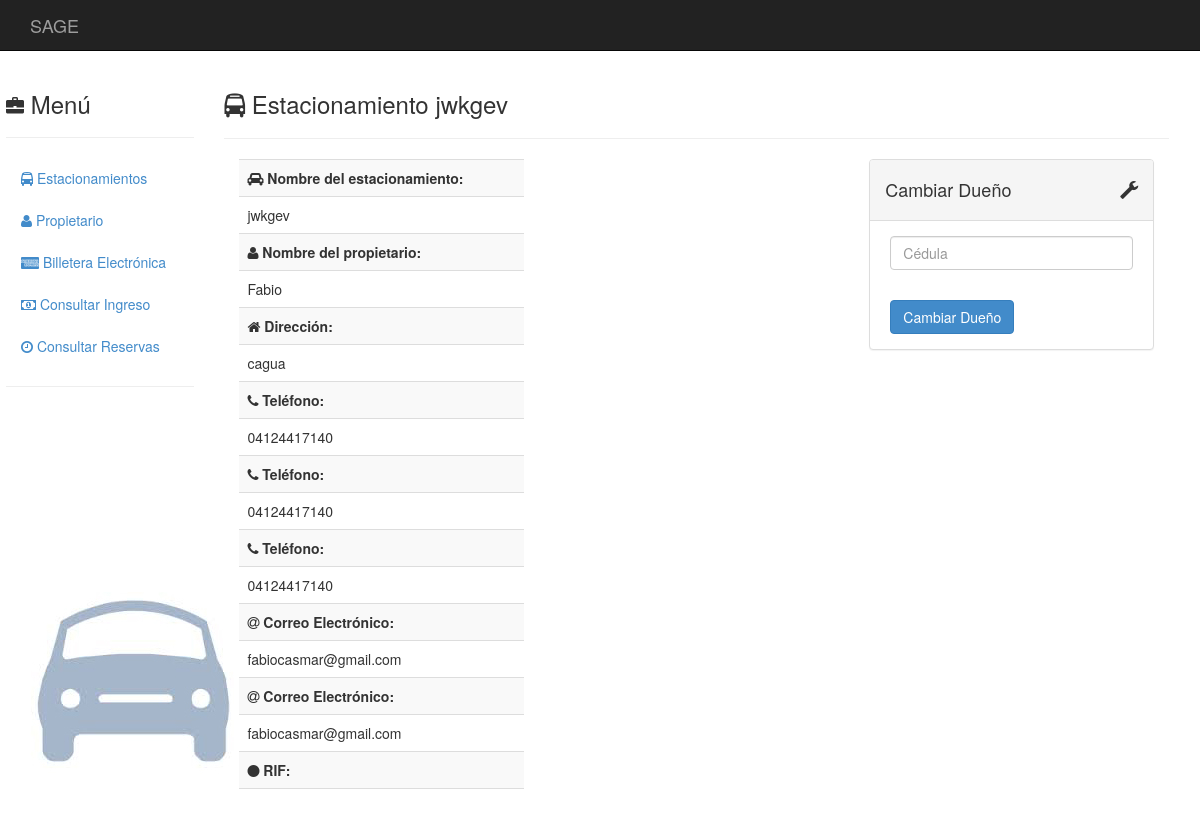
The page /estacionamientos/1/editar_dueno on the database as committed earlier.
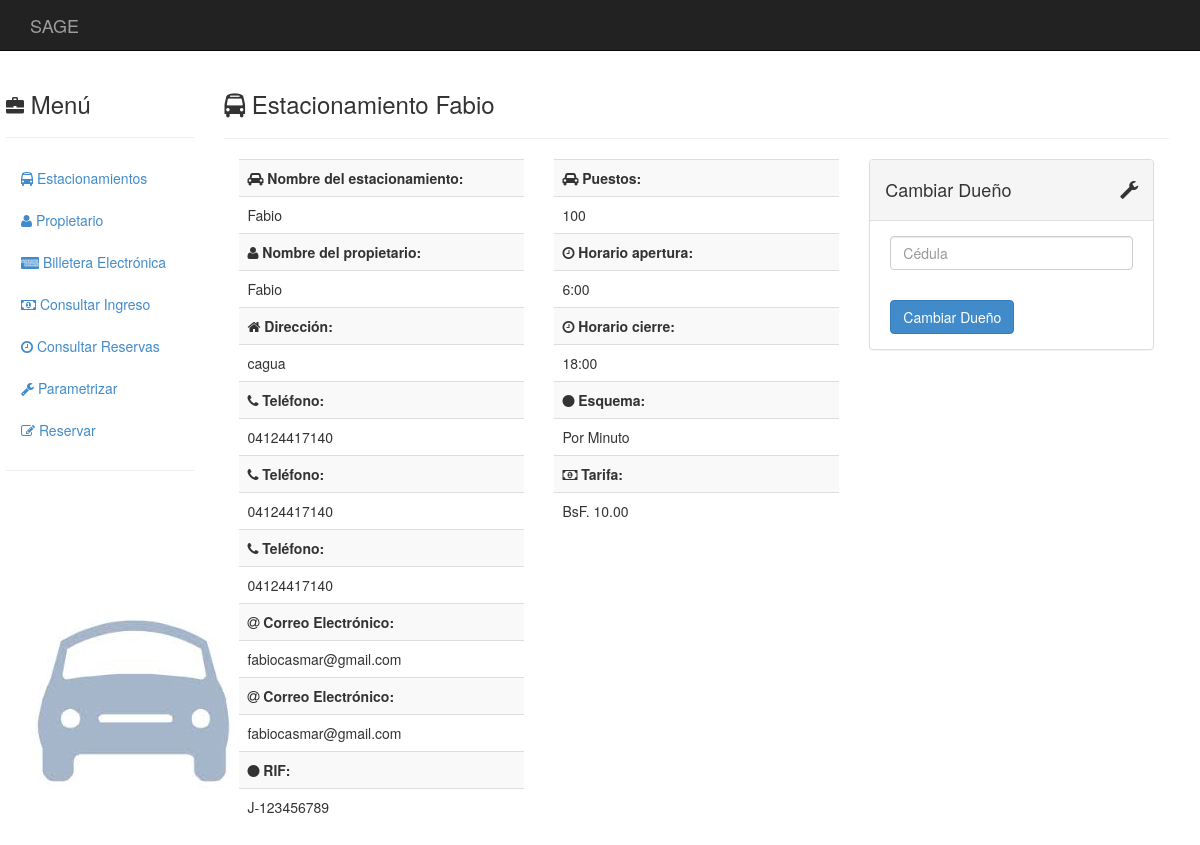
The same page on the database as committed later.
### estacionamientos/models.py (models this page shows, shortened)
class Estacionamiento(models.Model):
	propietario = models.ForeignKey(Propietario)
	nombre      = models.CharField(max_length = 50)
	direccion   = models.TextField(max_length = 120)
	telefono1   = models.CharField(blank = True, null = True, max_length = 30)
	telefono2   = models.CharField(blank = True, null = True, max_length = 30)
	telefono3   = models.CharField(blank = True, null = True, max_length = 30)
	email1      = models.EmailField(blank = True, null = True)
	email2      = models.EmailField(blank = True, null = True)
	rif         = models.CharField(max_length = 12)
	content_type = models.ForeignKey(ContentType, null = True)
	object_id    = models.PositiveIntegerField(null = True)
	tarifa       = GenericForeignKey()
	apertura     = models.TimeField(blank = True, null = True)
	cierre       = models.TimeField(blank = True, null = True)
	capacidad    = models.IntegerField(blank = True, null = True)

class Propietario(models.Model):
	nombre       = models.CharField(max_length = 50, null = False)
	apellido     = models.CharField(max_length = 50, blank = True, null = True)
	cedula       = models.CharField(max_length = 10, null = False)
	telefono     = models.CharField(blank = True, null = True, max_length = 30)
	email        = models.EmailField(blank = True, null = True)

class EsquemaTarifario(models.Model):
	tarifa         = models.DecimalField(max_digits=20, decimal_places=2)
	tarifa2        = models.DecimalField(blank = True, null = True, max_digits=10, decimal_places=2)
	inicioEspecial = models.TimeField(blank = True, null = True)
	finEspecial    = models.TimeField(blank = True, null = True)
	class Meta:
		abstract = True

class TarifaMinuto(EsquemaTarifario):
	def tipo(self):
		return("Por Minuto")

### estacionamientos/views.py (the view, shortened to what this page needs)
# urls.py: url(r'^(?P<_id>\d+)/editar_dueno$', views.editar_dueno, name = 'editar_dueno'),
def editar_dueno(request, _id):
    _id = int(_id)
    msg = ""
    try:
        estacionamiento = Estacionamiento.objects.get(id = _id)
    except ObjectDoesNotExist:
        raise Http404
    if request.method == 'GET':
            form = CedulaForm()
    return render(
        request,
        'editar_dueno.html',
        { 'form': form
        , 'estacionamiento': estacionamiento, 'msg': msg,
        }
    )

### estacionamientos/forms.py
class CedulaForm(forms.Form):
    id_validator = RegexValidator(
        regex   = '^[0-9]+$',
        message = 'La cédula solo puede contener caracteres numéricos.'
    )
    cedula = forms.CharField(
        required   = True,
        label      = "Cédula",
        validators = [id_validator],
        widget = forms.TextInput(attrs =
            { 'class'       : 'form-control'
            , 'placeholder' : 'Cédula'
            , 'pattern'     : id_validator.regex.pattern
            , 'message'     : id_validator.message
            }
        )
    )

### templates/editar_dueno.html (shortened to what this page needs)
{% extends "base.html" %}
{% block innerContents%}
  <div class="col-sm-10">
    <h3><i class="fa fa-bus"></i>
      Estacionamiento {{estacionamiento.nombre}}
    </h3>
    <hr>
    <div class="col-md-4">
      {% include "datos.html" %}
    </div>
    <div class="col-md-4">
      {% include "parametros.html" %}
    </div>
    <div class="col-md-4">
      {% include "editar_dueno-form.html" %}
    </div>
  </div>
{% endblock %}

### templates/datos.html (shortened to what this page needs)
<table class="table table-striped">
  <tbody>
    <tr><td><b><i class="fa fa-car"></i>
      Nombre del estacionamiento:
    </b></td></tr>
    <tr><td>
      {{estacionamiento.nombre}}
    </td></tr>
    <tr><td><b><i class="fa fa-user"></i>
      Nombre del propietario:
    </b></td></tr>
    <tr><td>
      {{estacionamiento.propietario.nombre}}
    </td></tr>
    <tr><td><b><i class="fa fa-home"></i>
      Dirección:
    </b></td></tr>
    <tr><td>
      {{estacionamiento.direccion}}
    </td></tr>
    {% if estacionamiento.telefono1 %}
      <tr><td><b><i class="fa fa-phone"></i>
        Teléfono:
      </b></td></tr>
      <tr><td>
        {{estacionamiento.telefono1}}
      </td></tr>
    {% endif %}
    {% if estacionamiento.telefono2 %}
      <tr><td><b><i class="fa fa-phone"></i>
        Teléfono:
      </b></td></tr>
      <tr><td>
        {{estacionamiento.telefono2}}
      </td></tr>
    {% endif %}
     {% if estacionamiento.telefono3 %}
      <tr><td><b><i class="fa fa-phone"></i>
        Teléfono:
      </b></td></tr>
      <tr><td>
        {{estacionamiento.telefono3}}
      </td></tr>
    {% endif %}
    {% if estacionamiento.email1 %}
      <tr><td><b><i class="fa fa-at"></i>
        Correo Electrónico:
      </b></td></tr>
      <tr><td>
        {{estacionamiento.email1}}
      </td></tr>
    {% endif %}
    {% if estacionamiento.email2 %}
      <tr><td><b><i class="fa fa-at"></i>
        Correo Electrónico:
      </b></td></tr>
      <tr><td>
        {{estacionamiento.email2}}
      </td></tr>
    {% endif %}
    <tr><td><b><i class="fa fa-circle"></i>
      RIF:
    </b></td></tr>
    <tr><td>
      {{estacionamiento.rif}}
    </td></tr>
  </tbody>
</table>

### templates/parametros.html (shortened to what this page needs)
{% load humanize %}
<table class="table table-striped">
  <tbody>
    {% if estacionamiento.capacidad %}
      <tr><td><b><i class="fa fa-car"></i> Puestos:</b></td></tr>
      <tr><td>{{estacionamiento.capacidad}}</td></tr>
      <tr><td><b><i class="fa fa-clock-o"></i> Horario apertura:</b></td></tr>
      <tr><td>{{estacionamiento.apertura}}</td></tr>
      <tr><td><b><i class="fa fa-clock-o"></i> Horario cierre:</b></td></tr>
      <tr><td>{{estacionamiento.cierre}}</td></tr>
    {% endif %}
    {% if estacionamiento.tarifa %}
      <tr><td><b><i class="fa fa-circle"></i></i> Esquema:</b></td></tr>
      <tr><td>{{estacionamiento.tarifa.tipo}} </td></tr>
    {% endif %}
    {% if estacionamiento.tarifa.tipo == "Tarifa diferenciada para fines de semana" %}
      <tr><td><b><i class="fa fa-money"></i></i> Tarifa regular:</b></td></tr>
      <tr><td>BsF. {{estacionamiento.tarifa}}</td></tr>
      <tr><td><b><i class="fa fa-money"></i></i> Tarifa fin de semana:</b></td></tr>
      <tr><td>BsF. {{estacionamiento.tarifa.tarifa2}}</td></tr>
    {% elif estacionamiento.capacidad %}
      <tr><td><b><i class="fa fa-money"></i></i> Tarifa:</b></td></tr>
      <tr><td>BsF. {{estacionamiento.tarifa.tarifa|floatformat:2|intcomma}}</td></tr>
    {% endif %}
  </tbody>
</table>

Rows that differ between the two databases and show on the page:
changed Estacionamiento "Fabio": nombre "jwkgev" → "Fabio"; rif (not shown) → "J-123456789"; capacidad (not shown) → "100"; apertura (not shown) → "6:00"; cierre (not shown) → "18:00"; content_type_id empty → 17 (drawn); tarifa.tipo (not shown) → "Por Minuto"; tarifa.tarifa (not shown) → "10.00"
Other text that changed with them:
text now shown: "Parametrizar Reservar Puestos: Horario apertura: Horario cierre: Esquema: Tarifa: BsF."
